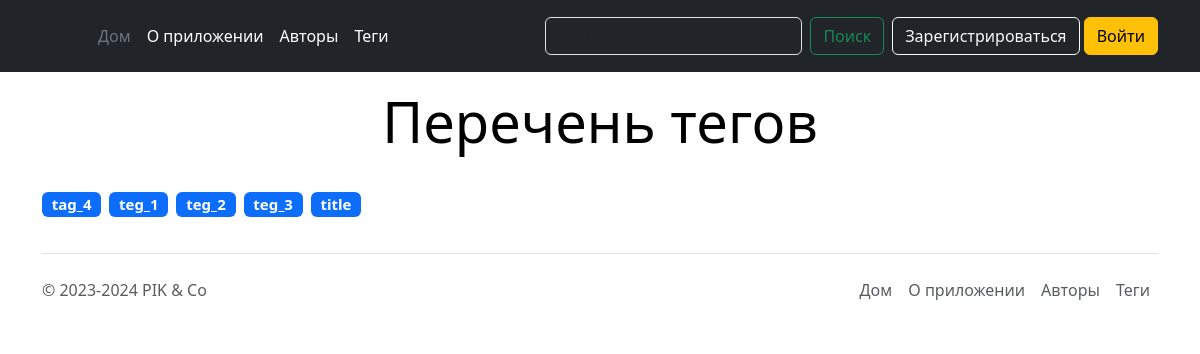
The page /note/tags on the database as committed earlier.
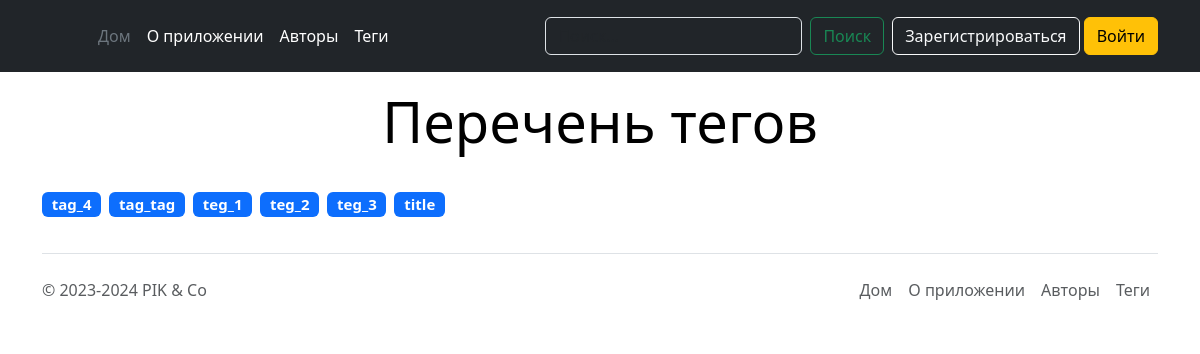
The same page on the database as committed later.
### notes/models.py (models this page shows)
class Tag(models.Model):
    name = models.CharField(max_length=50, unique=True)
    objects = models.Manager()  # Он подключается к базе.
    def __str__(self):
        return self.name

### notes/views.py (the view)
# urls.py: path('tags', views.show_tags_view, name='all_tags'),
def show_tags_view(request):
    all_tags = Tag.objects.all().order_by('name')
    tags_ss = Note.objects.all().values_list()
    print(tags_ss)
    context: dict = {
        "tags": all_tags,
    }
    return render(request, "note/tags.html", context)

### notes/templates/note/tags.html (shortened to what this page needs)
{% extends 'base.html' %}
{% block content %}
  <div class='container'>
    <div class="pricing-header p-3 pb-md-4 mx-auto text-center">
      <h1 class="display-4 fw-normal text-body-emphasis">Перечень тегов</h1>
    </div>
    {% if tags|length > 0 %}
      <div class="d-flex align-items-center py-1">
        {% for tag in tags %}
          <h5>
            <a class="nav-link badge text-bg-primary me-2" href="{% url 'user_notes' user.username %}">{{ tag }}</a>
          </h5>
        {% endfor %}
      </div>
    {% else %}
      <p>У нас пока нет тегов. Вы можете определить первый.</p>
    {% endif %}
  </div>
{% endblock %}

Rows that differ between the two databases and show on the page:
added Tag: name "tag_tag"
